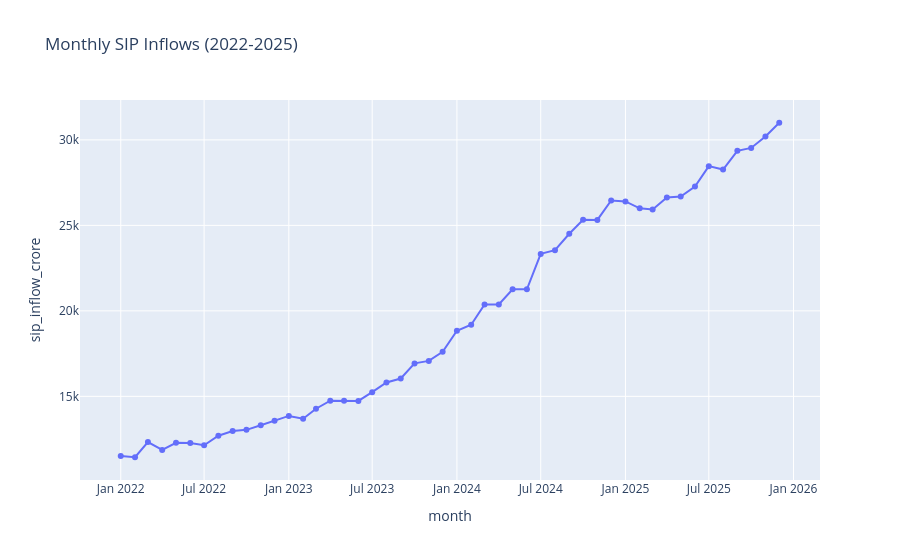

Write notebook code for a chart like this one.
### Code cell
fig = px.line(
    sip,
    x="month",
    y="sip_inflow_crore",
    title="Monthly SIP Inflows (2022-2025)",
    markers=True
)

fig.show()
